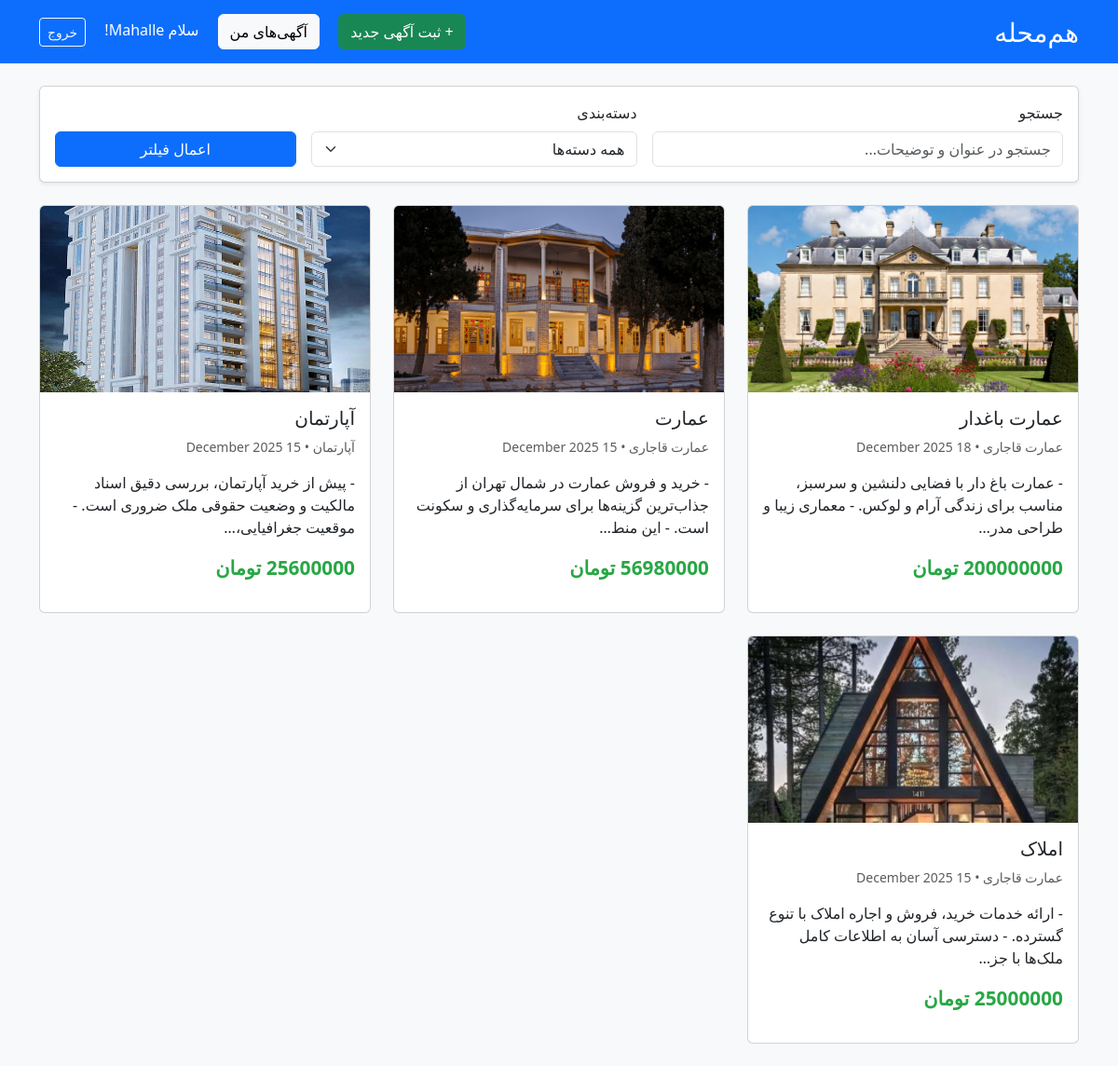
Screenshot of / (signed in) with the database file from the repository.
### ads/models.py (models this page shows, shortened)
class Ad(models.Model):
    title = models.CharField(max_length=200)
    description = models.TextField()
    price = models.IntegerField()
    phone = models.CharField(max_length=15)
    created_at = models.DateTimeField(auto_now_add=True)
    user = models.ForeignKey(User, on_delete=models.CASCADE)
    category = models.ForeignKey(Category, on_delete=models.SET_NULL, null=True)

class AdImage(models.Model):
    ad = models.ForeignKey(Ad, on_delete=models.CASCADE, related_name='images')
    image = models.ImageField(upload_to='ads/')

class Category(models.Model):
    name = models.CharField(max_length=100, unique=True)
    slug = models.SlugField(max_length=100, unique=True)
    class Meta:
        verbose_name_plural = "Categories"

### ads/views.py (the view)
# urls.py: path('', views.home, name='home'),
def home(request):
    ads = Ad.objects.all().order_by('-created_at')
    categories = Category.objects.all()
    search_query = request.GET.get('q', '').strip()
    category_id = request.GET.get('category', '')
    if search_query:
        ads_list = ads.filter(
            models.Q(title__icontains=search_query) |
            models.Q(description__icontains=search_query)
        )
    if category_id:
        ads = ads.filter(category_id=category_id)
    paginator = Paginator(ads, 12)
    page_number = request.GET.get('page')
    ads = paginator.get_page(page_number)
    context = {
        'ads': ads,
        'categories': categories,
        'current_search': search_query,
        'current_category': category_id,
    }
    return render(request, 'ads/home.html', context)

### templates/ads/home.html (shortened to what this page needs)
<!DOCTYPE html>
<html lang="fa" dir="rtl">
<head>
    <link href="https://cdn.jsdelivr.net/npm/bootstrap@5.3.3/dist/css/bootstrap.rtl.min.css" rel="stylesheet">
</head>
<body>
    <nav class="navbar navbar-expand-lg navbar-dark bg-primary mb-4">
        <div class="container">
            <a class="navbar-brand fs-3" href="/">هم‌محله</a>
            <div>
                {% if user.is_authenticated %}
                    <a href="{% url 'ads:create_ad' %}" class="btn btn-success me-3">+ ثبت آگهی جدید</a>
                    <a href="{% url 'ads:my_ads' %}" class="btn btn-light me-3">آگهی‌های من</a>
                    <span class="text-white me-3">سلام {{ user.username }}!</span>
                    <a href="/accounts/logout/" class="btn btn-outline-light btn-sm">خروج</a>
                {% else %}
                    <a href="/accounts/login/" class="btn btn-outline-light btn-sm">ورود</a>
                    <a href="/accounts/signup/" class="btn btn-light btn-sm me-2">ثبت‌نام</a>
                {% endif %}
            </div>
        </div>
    </nav>
    <div class="container">
        <div class="card mb-4 shadow-sm">
            <div class="card-body">
                <form method="get" class="row g-3 align-items-end">
                    <div class="col-md-5">
                        <label class="form-label">جستجو</label>
                        <input type="text" name="q" class="form-control" placeholder="جستجو در عنوان و توضیحات..."
                               value="{{ current_search }}">
                    </div>
                    <div class="col-md-4">
                        <label class="form-label">دسته‌بندی</label>
                        <select name="category" class="form-select">
                            <option value="">همه دسته‌ها</option>
                        </select>
                    </div>
                    <div class="col-md-3">
                        <button type="submit" class="btn btn-primary w-100">اعمال فیلتر</button>
                    </div>
                </form>
            </div>
        </div>
        <div class="row">
            {% for ad in ads %}
                <div class="col-md-4 mb-4">
                    <a href="{% url 'ads:ad_detail' ad.pk %}" class="text-decoration-none">
                        <div class="card ad-card h-100">
                            {% if ad.images.first %}
                                <img src="{{ ad.images.first.image.url }}" class="card-img-top"
                                     style="height: 200px; object-fit: cover;">
                            {% else %}
                                <img src="https://via.placeholder.com/400x200?text=بدون+عکس" class="card-img-top">
                            {% endif %}
                            <div class="card-body d-flex flex-column">
                                <h5 class="card-title">{{ ad.title }}</h5>
                                <p class="card-text text-muted small">
                                    {{ ad.category.name }} • {{ ad.created_at|date:"d F Y" }}
                                </p>
                                <p class="card-text flex-grow-1">
                                    {{ ad.description|truncatechars:100 }}
                                </p>
                                <div class="mt-auto">
                                    <p class="price">{{ ad.price|floatformat:0 }} تومان</p>
                                </div>
                            </div>
                        </div>
                    </a>
                </div>
            {% empty %}
                <div class="col-12 text-center py-5">
                    <h4>آگهی یافت نشد</h4>
                    <p>متن جستجو یا فیلتر خود را تغییر دهید.</p>
                </div>
            {% endfor %}
        </div>
    </div>
</body>
</html>

### templates/ads/home.html (style rules this page uses)
body { background-color: #f8f9fa; }
.ad-card { transition: 0.3s; }
.price { font-size: 1.3rem; font-weight: bold; color: #28a745; }

### rows the page displays
Ad: images.first.image (picture), title "عمارت باغدار", category.name "عمارت قاجاری", created_at "18 December 2025", description "- عمارت باغ دار با فضایی دلنشین و سرسبز، مناسب برای زندگی آرام و لوکس. - معماری زیبا و طراحی مدر…", price "200000000"
Ad: images.first.image (picture), title "عمارت", category.name "عمارت قاجاری", created_at "15 December 2025", description "- خرید و فروش عمارت در شمال تهران از جذاب‌ترین گزینه‌ها برای سرمایه‌گذاری و سکونت است. - این منط…", price "56980000"
Ad: images.first.image (picture), title "آپارتمان", category.name "آپارتمان", created_at "15 December 2025", description "- پیش از خرید آپارتمان، بررسی دقیق اسناد مالکیت و وضعیت حقوقی ملک ضروری است. - موقعیت جغرافیایی،…", price "25600000"
Ad: images.first.image (picture), title "املاک", category.name "عمارت قاجاری", created_at "15 December 2025", description "- ارائه خدمات خرید، فروش و اجاره املاک با تنوع گسترده. - دسترسی آسان به اطلاعات کامل ملک‌ها با جز…", price "25000000"

### other values shown
{{ user.username }} "Mahalle"
